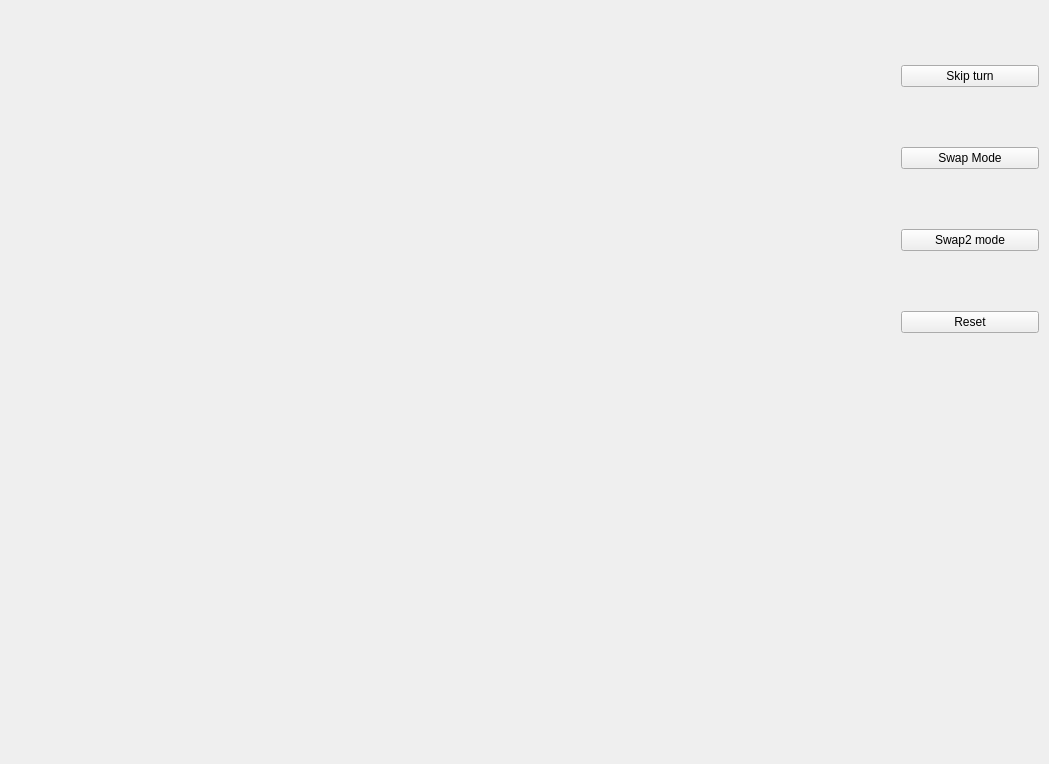
<?xml version="1.0" encoding="UTF-8"?>
<ui version="4.0">
 <class>GomokuClass</class>
 <widget class="QWidget" name="GomokuClass">
  <property name="geometry">
   <rect>
    <x>0</x>
    <y>0</y>
    <width>1049</width>
    <height>764</height>
   </rect>
  </property>
  <property name="windowTitle">
   <string>Gomoku</string>
  </property>
  <widget class="QWidget" name="widget" native="true">
   <property name="geometry">
    <rect>
     <x>0</x>
     <y>0</y>
     <width>891</width>
     <height>631</height>
    </rect>
   </property>
  </widget>
  <widget class="QWidget" name="verticalLayoutWidget">
   <property name="geometry">
    <rect>
     <x>890</x>
     <y>0</y>
     <width>160</width>
     <height>401</height>
    </rect>
   </property>
   <layout class="QVBoxLayout" name="verticalLayout_2">
    <item>
     <widget class="QPushButton" name="btnSkipTurn">
      <property name="text">
       <string>Skip turn</string>
      </property>
     </widget>
    </item>
    <item>
     <widget class="QPushButton" name="btnSwapMode">
      <property name="text">
       <string>Swap Mode</string>
      </property>
     </widget>
    </item>
    <item>
     <widget class="QPushButton" name="btnSwap2Mode">
      <property name="text">
       <string>Swap2 mode</string>
      </property>
     </widget>
    </item>
    <item>
     <widget class="QPushButton" name="pushButton">
      <property name="text">
       <string>Reset</string>
      </property>
     </widget>
    </item>
   </layout>
  </widget>
 </widget>
 <layoutdefault spacing="6" margin="11"/>
 <resources>
  <include location="Gomoku.qrc"/>
 </resources>
 <connections/>
</ui>
